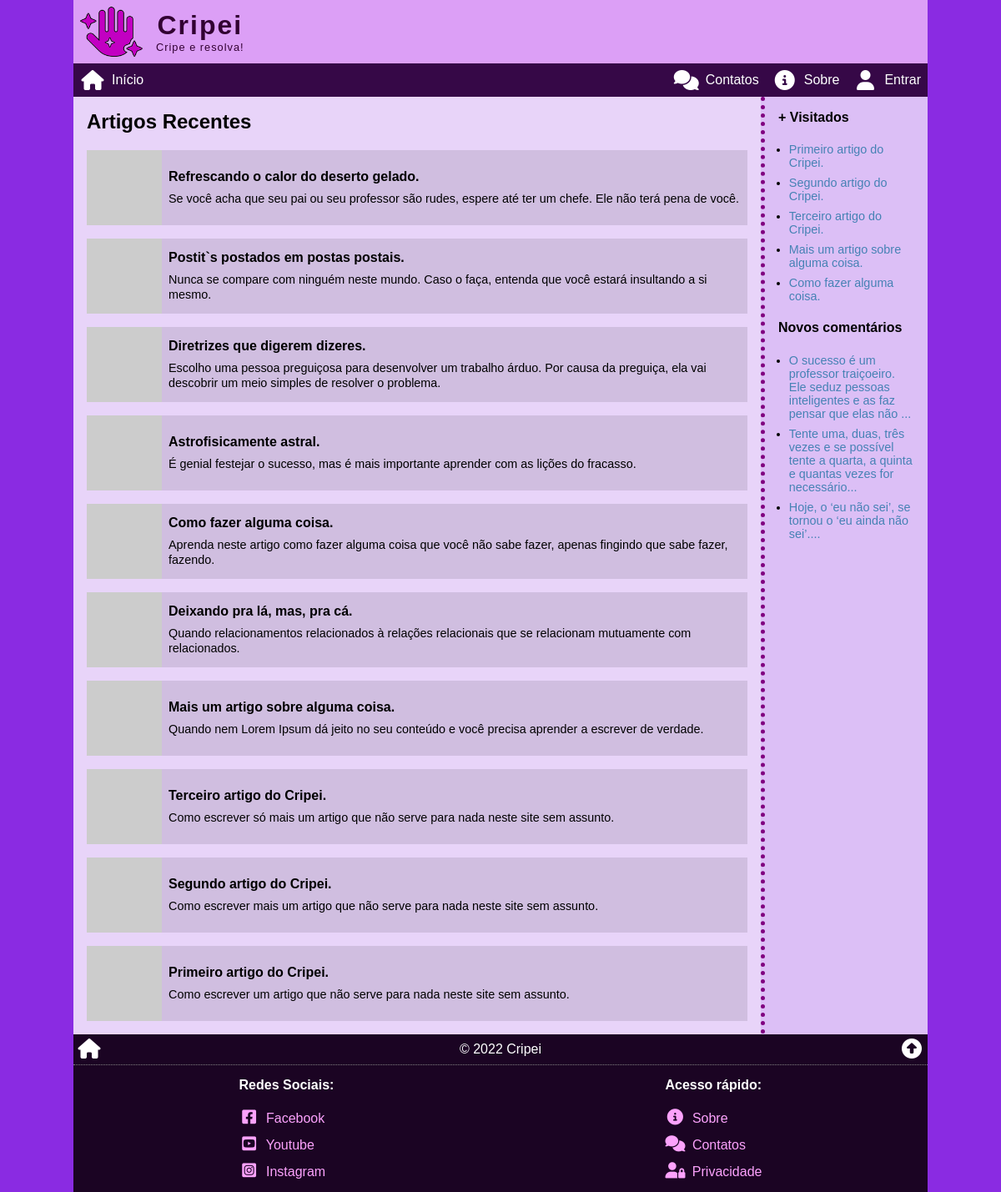
The page / on the database its author committed.
### tables this page shows
CREATE TABLE articles (
    art_id INT PRIMARY KEY NOT NULL AUTO_INCREMENT,
    art_date TIMESTAMP DEFAULT CURRENT_TIMESTAMP,
    art_title VARCHAR(255) NOT NULL,
    art_thumb VARCHAR(255) NOT NULL,
    art_intro VARCHAR(255) NOT NULL,
    art_author INT,
    art_content LONGTEXT NOT NULL,
    art_status ENUM('on', 'off', 'deleted') DEFAULT 'on',
    art_counter INT DEFAULT 0,
    FOREIGN KEY (art_author) REFERENCES users (user_id)
);

CREATE TABLE comments (
    cmt_id INT PRIMARY KEY NOT NULL AUTO_INCREMENT,
    cmt_date TIMESTAMP DEFAULT CURRENT_TIMESTAMP,
    cmt_author INT,
    cmt_article INT,
    cmt_content TEXT NOT NULL,
    cmt_status ENUM('on', 'off', 'deleted') DEFAULT 'on',
    FOREIGN KEY (cmt_author) REFERENCES users (user_id),
    FOREIGN KEY (cmt_article) REFERENCES articles (art_id)
);

### _config.php (called while the page is built, shortened)
<?php
$site_name = "Cripei";
$site_slogan = "Cripe e resolva!";
$site_logo = "/img/logo01.128.png";
if (isset($_COOKIE["{$site_name}_user"])) :
    $user = json_decode($_COOKIE["{$site_name}_user"], true);
else :
    $user = false;
endif;

### index.php (the view, shortened to what this page needs)
<?php
require($_SERVER['DOCUMENT_ROOT'] . '/_config.php');
$page_article = '<h2>Artigos Recentes</h2>';
$sql = <<<SQL
SELECT
	art_id, art_title, art_thumb, art_intro
FROM `articles`
WHERE art_status = 'on'
	AND art_date <= NOW()
ORDER BY art_date DESC;
SQL;
$res = $conn->query($sql);
while ($art = $res->fetch_assoc()) :
    $page_article .= <<<HTML
<div class="art_block" onclick="location.href = '/view/?{$art['art_id']}'">
    <img src="{$art['art_thumb']}" alt="{$art['art_title']}">
    <div>
        <h4>{$art['art_title']}</h4>
        <span>{$art['art_intro']}</span>
    </div>
</div>
HTML;
endwhile;
$sql = <<<SQL
SELECT art_id, art_title
FROM `articles`
WHERE art_status = 'on'
	AND art_date <= NOW()
ORDER BY art_counter DESC
LIMIT 5;
SQL;
$res = $conn->query($sql);
$page_aside = '<h4>+ Visitados</h4><ul class="u_list">';
while ($top_art = $res->fetch_assoc()) :
    $page_aside .= "<li><a href=\"/view/?{$top_art['art_id']}\">{$top_art['art_title']}</a></li>";
endwhile;
$sql = <<<SQL
SELECT cmt_article, cmt_content
FROM `comments`
WHERE cmt_status = 'on'
ORDER BY cmt_date
DESC LIMIT 5;
SQL;
$res = $conn->query($sql);
$page_aside .= '</ul><h4>Novos comentários</h4><ul class="u_list">';
while ($comments = $res->fetch_assoc()) :
    $resume = substr($comments['cmt_content'], 0, 100) . '...';
    $page_aside .= "<li><a href=\"/view/?{$comments['cmt_article']}#comments\">{$resume}</a></li>";
endwhile;
$page_aside .= '</ul>';
require($_SERVER['DOCUMENT_ROOT'] . '/_header.php');
echo "<article>{$page_article}</article>";
if($page_aside != '') echo "<aside>{$page_aside}</aside>";
require($_SERVER['DOCUMENT_ROOT'] . '/_footer.php');

### _header.php (shortened to what this page needs)
<!DOCTYPE html>
<html lang="pt-br">
<head>
    <link rel="stylesheet" href="style.css">
    <link rel="stylesheet" href="https://cdnjs.cloudflare.com/ajax/libs/font-awesome/6.1.1/css/all.min.css">
</head>
<body>
    <div class="wrap">
        <header>
            <a href="/" title="Página inicial"><img src="<?php echo $site_logo ?>" alt="Logotipo de <?php echo $site_name ?>"></a>
            <h1><?php echo $site_name ?><small><?php echo $site_slogan ?></small></h1>
        </header>
        <nav>
            <a href="/" title="Página inicial">
                <i class="fa-solid fa-house fa-fw"></i>
                <span>Início</span>
            </a>
            <a href="/contacts" title="Faça contato">
                <i class="fa-solid fa-comments fa-fw"></i>
                <span>Contatos</span>
            </a>
            <a href="/about" title="Sobre...">
                <i class="fa-solid fa-circle-info fa-fw"></i>
                <span>Sobre</span>
            </a>
            <?php
            if ($user) :
            ?>
                <a href="/profile" title="Ver perfil de <?php echo $user['name'] ?>" class="menu-user">
                    <img src="<?php echo $user['avatar'] ?>" alt="<?php echo $user['name'] ?>">
                    <span>Perfil</span>
                </a>
            <?php
            else :
            ?>
                <a href="/login" title="Logue-se...">
                    <i class="fa-solid fa-user fa-fw"></i>
                    <span>Entrar</span>
                </a>
            <?php
            endif;
            ?>
        </nav>
        <main>

### _footer.php (shortened to what this page needs)
</main>
<footer>
    <div class="footer-top">
        <a href="/" title="Página inicial"><i class="fa-solid fa-house fa-fw"></i></a>
        <div>&copy; <?php echo date('Y') ?> <?php echo $site_name ?></div>
        <a href="#top" title="Topo da página"><i class="fa-solid fa-circle-up fa-fw"></i></a>
    </div>
    <div class="footer-bottom">
        <div class="bottom-social">
            <h4>Redes Sociais:</h4>
            <a href="https://facebook.com/cripei" target="_blank" title="Nosso Facebook">
                <i class="fa-brands fa-facebook-square fa-fw"></i>
                <span>Facebook</span>
            </a>
            <a href="https://youtube.com/cripei" target="_blank" title="Nosso canal no Youtube">
                <i class="fa-brands fa-youtube-square fa-fw"></i>
                <span>Youtube</span>
            </a>
            <a href="https://instagram.com/cripei" target="_blank" title="Nosso Instagram">
                <i class="fa-brands fa-instagram-square fa-fw"></i>
                <span>Instagram</span>
            </a>
        </div>
        <div class="bottom-menu">
            <h4>Acesso rápido:</h4>
            <a href="/about" title="Sobre a gente">
                <i class="fa-solid fa-circle-info fa-fw"></i>
                <span>Sobre</span>
            </a>
            <a href="/contacts" title="Faça contato conosco">
                <i class="fa-solid fa-comments fa-fw"></i>
                <span>Contatos</span>
            </a>
            <a href="/privacity" title="Sobre sua privacidade">
                <i class="fa-solid fa-user-lock"></i>
                <span>Privacidade</span>
            </a>
        </div>
    </div>
</footer>
</div>
</body>
</html>

### style.css (style rules this page uses)
* { box-sizing: border-box; outline: none; transition: .2s; }
html, body { position: relative; width: 100%; height: 100%; padding: 0; margin: 0; font-family: sans-serif; font-size: 16px; }
header, nav, main, article, aside, footer { display: block; }
body { background-image: url('/img/background01.jpg'); background-attachment: fixed; background-color: blueviolet; background-position: center; background-repeat: no-repeat; background-size: cover; }
a { color: steelblue; text-decoration: none; }
.wrap { position: relative; width: 100%; height: 100%; max-width: 1024px; margin: auto; }
.wrap>header { display: flex; background: rgba(255, 210, 255, 0.7); align-items: center; }
.wrap>header img { display: block; width: 75px; height: auto; margin: .5rem 1rem .5rem .5rem; }
.wrap>header h1 { margin: 0; text-align: center; color: rgb(50, 0, 50); letter-spacing: 2px; }
.wrap>header small { display: block; font-size: .8rem; letter-spacing: 1px; font-weight: normal; }
.wrap>nav { background: rgba(33, 0, 33, .8); display: flex; align-items: center; justify-content: flex-end; }
.wrap>nav a { display: flex; flex-direction: column; align-items: center; justify-content: center; padding: .5rem; color: #fff; }
.wrap>nav a:first-child { margin-right: auto; }
.wrap>nav i { font-size: 1.5rem; display: block; margin-bottom: .25rem; }
.wrap>footer { background: rgba(15, 0, 15, 0.9); }
.footer-top { display: flex; align-items: center; justify-content: space-between; color: #fff; border-bottom: 1px dotted grey; }
.footer-top a { font-size: 1.5rem; padding: .25rem; color: #fff; }
.footer-bottom { display: flex; color: #fff; justify-content: space-around; }
.footer-bottom div { padding: .5rem; display: flex; flex-direction: column; line-height: 2; }
.footer-bottom h4 { margin: 0; margin-bottom: .5rem; }
.footer-bottom a { color: rgb(252, 162, 252); }
.footer-bottom i { font-size: 1.2rem; margin-right: .25rem; }
.wrap { display: flex; flex-direction: column; }
.wrap>main { flex-grow: 1; }
.wrap>main { display: flex; flex-direction: column; }
.wrap>main>article { padding: 1rem; background: rgba(255, 255, 255, 0.8); flex-grow: 1; }
.wrap>main>article>h2:first-child, .wrap>main>aside>h3:first-child, .wrap>main>aside>h4:first-child { margin-top: 0; }
.wrap>main>article>*:last-child, .wrap>main>aside>*:last-child { margin-bottom: 0; }
.wrap>main>aside { border-top: 5px dotted purple; padding: 1rem; background: rgba(255, 255, 255, 0.7); }
@media (min-width: 768px) { .wrap>main { flex-direction: row; } }
@media (min-width: 768px) { .wrap>main>article { padding: 1rem; } }
@media (min-width: 768px) { .wrap>main>aside { border-top: 0; border-left: 5px dotted purple; min-width: 200px; max-width: 200px; } }
@media (min-width: 475px) { .wrap>nav a { flex-direction: row; } }
@media (min-width: 475px) { .wrap>nav i, .menu-user img { margin-bottom: 0; margin-right: .5rem; } }
.art_block { display: flex; flex-direction: column; cursor: pointer; margin-bottom: 1rem; background-color: rgba(0, 0, 0, .1); }
.art_block img { display: block; }
.art_block div { padding: .5rem; }
.art_block h4 { margin-top: 0; margin-bottom: .5rem; }
.art_block span { font-size: 90%; }
aside .u_list { margin: 0; padding: 0 0 0 .8rem; font-size: 90%; }
aside .u_list li { margin-top: .5rem; }
@media (min-width: 475px) { .art_block { flex-direction: row; align-items: center; } }
@media (min-width: 475px) { .art_block img { width: 90px; height: 90px; } }

### rows shown on the page
articles: art_title "Refrescando o calor do deserto gelado.", art_intro "Se você acha que seu pai ou seu professor são rudes, espere até ter um chefe. Ele não terá pena de você."
articles: art_title "Postit`s postados em postas postais.", art_intro "Nunca se compare com ninguém neste mundo. Caso o faça, entenda que você estará insultando a si mesmo."
articles: art_title "Diretrizes que digerem dizeres.", art_intro "Escolho uma pessoa preguiçosa para desenvolver um trabalho árduo. Por causa da preguiça, ela vai descobrir um meio simples de resolver o problema."
articles: art_title "Astrofisicamente astral.", art_intro "É genial festejar o sucesso, mas é mais importante aprender com as lições do fracasso."
articles: art_title "Como fazer alguma coisa.", art_intro "Aprenda neste artigo como fazer alguma coisa que você não sabe fazer, apenas fingindo que sabe fazer, fazendo."
articles: art_title "Deixando pra lá, mas, pra cá.", art_intro "Quando relacionamentos relacionados à relações relacionais que se relacionam mutuamente com relacionados."
articles: art_title "Mais um artigo sobre alguma coisa.", art_intro "Quando nem Lorem Ipsum dá jeito no seu conteúdo e você precisa aprender a escrever de verdade."
articles: art_title "Terceiro artigo do Cripei.", art_intro "Como escrever só mais um artigo que não serve para nada neste site sem assunto."
articles: art_title "Segundo artigo do Cripei.", art_intro "Como escrever mais um artigo que não serve para nada neste site sem assunto."
articles: art_title "Primeiro artigo do Cripei.", art_intro "Como escrever um artigo que não serve para nada neste site sem assunto."
comments: cmt_content "O sucesso é um professor traiçoeiro. Ele seduz pessoas inteligentes e as faz pensar que elas não ..."
comments: cmt_content "Tente uma, duas, três vezes e se possível tente a quarta, a quinta e quantas vezes for necessário..."
comments: cmt_content "Hoje, o ‘eu não sei’, se tornou o ‘eu ainda não sei’...."

### other values the page prints
$site_name "Cripei"
$site_slogan "Cripe e resolva!"
